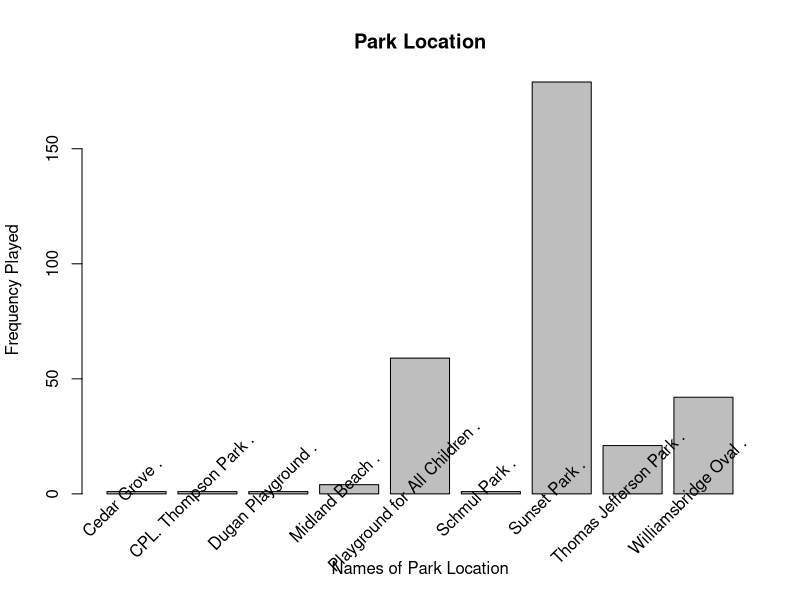
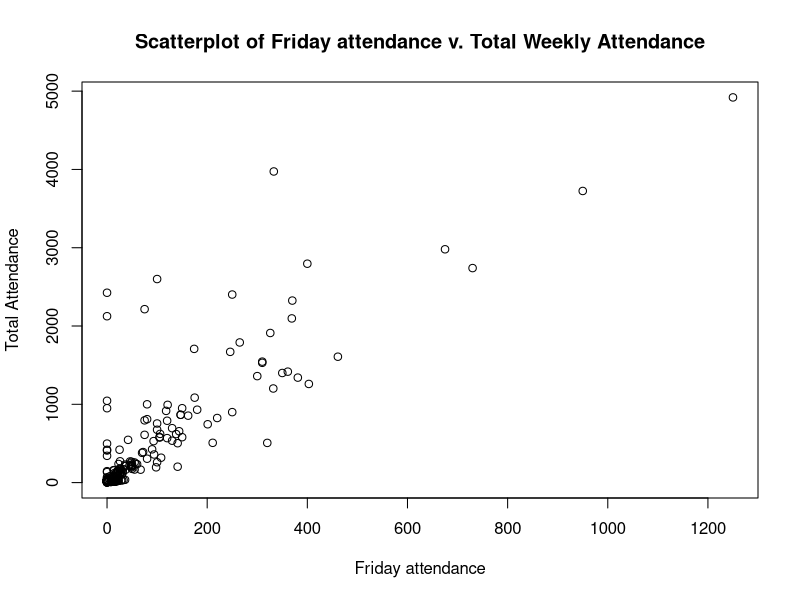

R code for these plots, in order: (Note: this script raises an error after producing the figures.)
#I loaded the Summer_Sports_Experience data into variable "sports"
library(readr)
sports <- read_csv("Summer_Sports_Experience.csv")
View(sports)

#I changed the name of my columns into simpler names and I used dplyr to do so.
library(dplyr)
sports<-sports%>%
  rename(
    borough="Borough Location",
    park="Park Location",
    games="Sports Played",
    start="Week Start Date",
    end="Week End Date",
    sun="Sunday's Attendance",
    mon="Monday's Attendance",
    tue="Tuesday's Attendance",
    wed="Wednesday's Attendance",
    Thu="Thursday's Attendance",
    fri="Friday's Attendance",
    sat="Saturday's Attendance",
    tot_attend="Attendance Sum"
  )

# This part is an update of the "Park Location" barplot, and I was able to make a barplot,
# and include all park locations where sport activities where held, and I gave a title and axis labels.
x <- barplot(table(sports$park), xaxt="n", main="Park Location", ylab="Frequency Played",xlab="Names of Park Location")
labs <- paste(names(table(sports$park)), ".")
text(cex=1, x=x-.25, y=-1.25, labs, xpd=TRUE, srt=45)

# Scatterplot of Friday Attendance (x axis) vx. Total Weekly Attendance (y axis),
# and I gave a title and axis labels to my scatterplot.
plot(tot_attend ~ fri, data = sports, main= "Scatterplot of Friday attendance v. Total Weekly Attendance", xlab="Friday attendance", ylab="Total Attendance")


# Here I calculated the correlation between friday attendance and total attendance.
cor(sports$tot_attend, sports$fri)

------------------------------------------------------------------------------------------------------
  # Here i Computed the 95% confidence interval for the mean of the tot_attendance,
  # when no people partecipate on sport activities on Friday's. 
  
  
  # Here I  created a new data frame including only fradys where no people have partecipated in sport activities
  nopeople<-subset(sports, fri==0)

# I checked my new data
nopeople

# Here I computed my sample mean
xbar<- mean(nopeople$tot_attend)
xbar

# Store the sample size in n, I founded on the dataframe 151x13 
n<-151

# Here I computed a t-value
t<- -qt(0.025,n-1)
t

# I also comuted a sample standard deviation
s<-sd(nopeople$tot_attend)
s

# Finally I computed the lower and upper bounds of the 95% confidence interval
xbar + t*s/sqrt(n)
xbar - t*s/sqrt(n)

# I also computed the z-interval
z<-qnorm(0.975)
z
xbar - z*s/sqrt(n)
xbar + z*s/sqrt(n)

--------------------------------------------------------------------------------
  #Here I found the interval by using all data, including also the days on Friday where no one partecipated in sport activities.
  
  #I computed the mean  
  xbar<-mean(sports$tot_attend)
xbar

# I used n the number of all rows of my data 309x13
n<-309

#I computate the t-value
t<- -qt(0.025,n-1)
t

#And I computed the Standard Deviation
s<-sd(sports$tot_attend)
s

#I found the interval
xbar + t*s/sqrt(n)
xbar - t*s/sqrt(n)

#Finally, I also found the z-intervals
z<-qnorm(0.975)
z
xbar - z*s/sqrt(n)
xbar + z*s/sqrt(n)

--------------------------------------------------------------------------------

# Here I computed the linear regression model
attendace.lm<-lm(fri~tot_attend, data=sports)

# and I displayed the coefficients
attendace.lm

# I plotted a sccater plot for of the tot_attend(x) v. fri(y)
plot(sports$tot_attend, sports$fri, xlab="# of total attendance", ylab="# of Monday attendance", main="Sport Attendance")

# and I added a line to my scatter plot 
abline(attendace.lm,lwd=2,col="red")

#Here I ploted a histogram of the residuals
hist(resid(attendace.lm), xlab = "Residual", ylab = "Frequency", main = "Residuals for Sport Attendance Linear Model")

# then I tried to compute the true value of the total attendance
plot(sports$tot_attend, resid(attendace.lm), xlab = "Actual # of Attendance", ylab = "Residuals", main="Residuals for tot_attend ~ Mon")

#and again I added a line to my plot.
abline(h=0)

# I used summary to find the R-squared and look other important information
summary(attendace.lm)

-------------------------------------------------------------------------------------------------

# Here I computed a t.test to compute my hypothesis test of Monday attendance v. Friday attendance
t.test(sports$mon, sports$fri)

#again I used t.test to compute another hypothesis test comparing Friday attendance with Saturday attendance. 
t.test(sports$fri, sports$sat)
